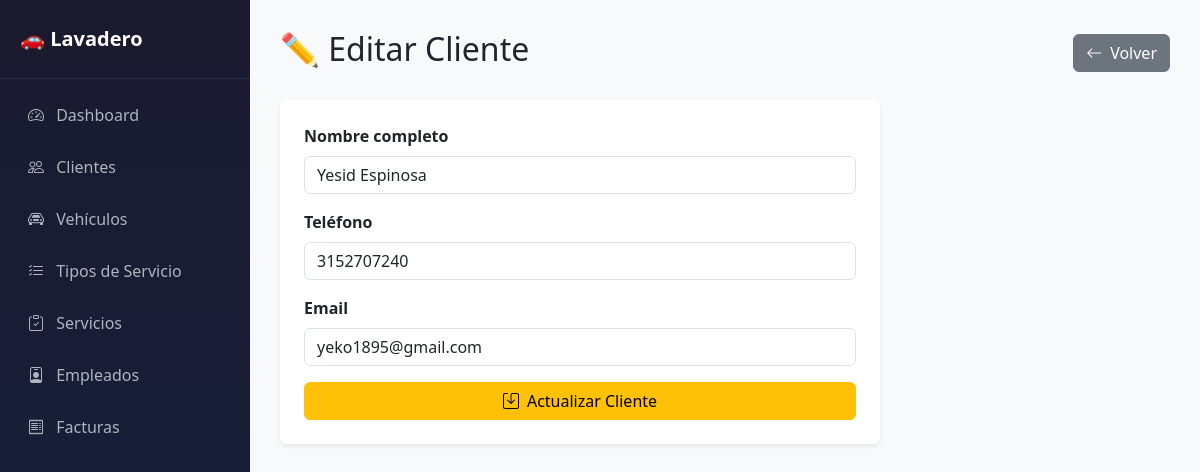
Screenshot of /clientes/editar/7/ with the database file from the repository.
### gestion/models.py (models this page shows, shortened)
class Cliente(models.Model):
    nombre          = models.CharField(max_length=100)
    telefono        = models.CharField(max_length=20)
    email           = models.EmailField(blank=True, null=True)
    fecha_registro  = models.DateTimeField(auto_now_add=True)

### gestion/views.py (the view, shortened to what this page needs)
# urls.py: path('clientes/editar/<int:id>/',     views.editar_cliente,   name='editar_cliente'),
def editar_cliente(request, id):
    cliente = get_object_or_404(Cliente, id=id)
    return render(request, 'gestion/editar_cliente.html', {'cliente': cliente})

### gestion/templates/gestion/editar_cliente.html (shortened to what this page needs)
{% extends 'gestion/base.html' %}
{% block contenido %}
<div class="d-flex justify-content-between align-items-center mb-4">
    <h2>✏️ Editar Cliente</h2>
    <a href="{% url 'lista_clientes' %}" class="btn btn-secondary">
        <i class="bi bi-arrow-left me-2"></i>Volver
    </a>
</div>
<div class="card border-0 shadow-sm" style="max-width: 600px;">
    <div class="card-body p-4">
        <form method="POST">
            <div class="mb-3">
                <label class="form-label fw-bold">Nombre completo</label>
                <input type="text" name="nombre" class="form-control"
                       value="{{ cliente.nombre }}" required>
            </div>
            <div class="mb-3">
                <label class="form-label fw-bold">Teléfono</label>
                <input type="text" name="telefono" class="form-control"
                       value="{{ cliente.telefono }}" required>
            </div>
            <div class="mb-3">
                <label class="form-label fw-bold">Email</label>
                <input type="email" name="email" class="form-control"
                       value="{{ cliente.email }}">
            </div>
            <button type="submit" class="btn btn-warning w-100">
                <i class="bi bi-save me-2"></i>Actualizar Cliente
            </button>
        </form>
    </div>
</div>
{% endblock %}

### gestion/templates/gestion/base.html (style rules this page uses)
body { background-color: #f8f9fa; }

### rows the page displays
Cliente: nombre "Yesid Espinosa", telefono "3152707240", email "yeko1895@gmail.com"
